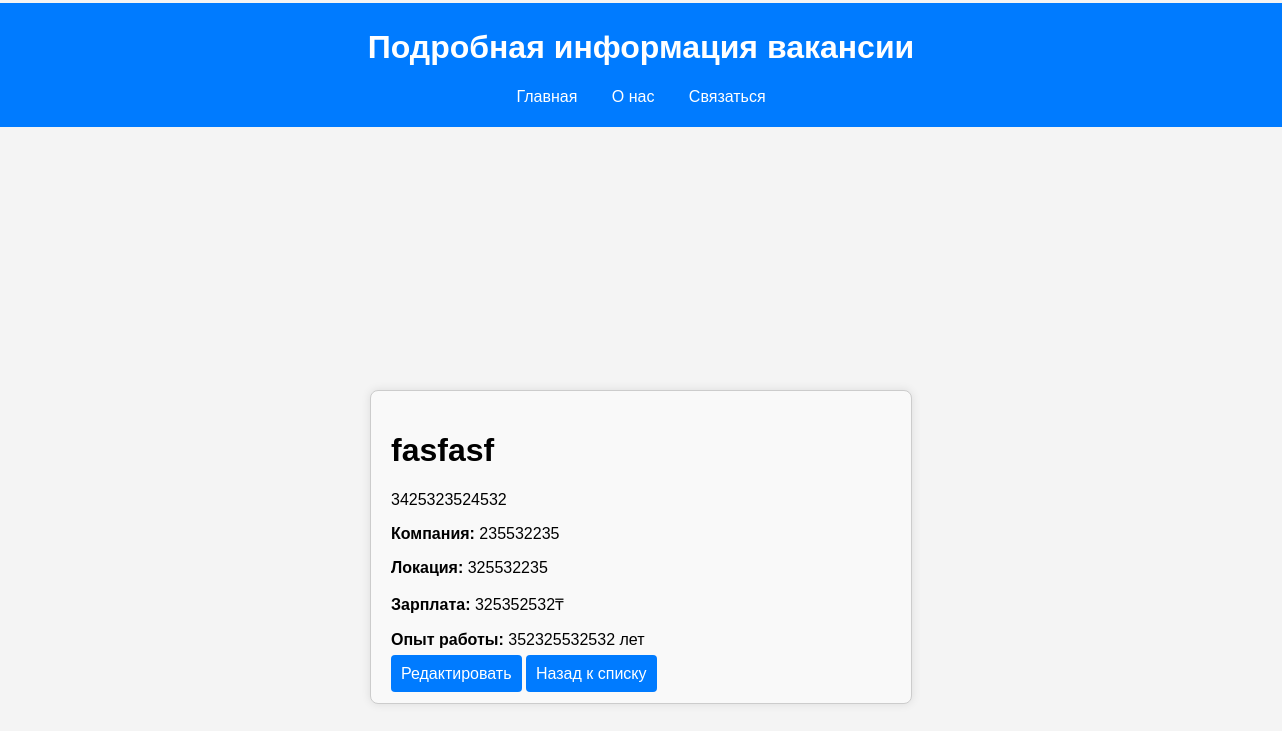
/vacancy/21/, run on the app's committed database.
### blog/models.py (models this page shows, shortened)
class Vacancy(models.Model):
    STATUS_CHOICES = [
        ('moderation', 'На модерации'),
        ('published', 'Опубликовано'),
        ('rejected', 'Отклонено'),
    ]
    title = models.CharField(max_length=255, verbose_name="Название")
    description = models.TextField(verbose_name="Описание")
    company = models.CharField(max_length=255, verbose_name="Компания")
    location = models.CharField(max_length=255, verbose_name="Местоположение", default="")
    status = models.CharField(max_length=20, choices=STATUS_CHOICES, default='moderation', verbose_name="Статус")
    salary = models.CharField(max_length=100, verbose_name="Зарплата", blank=True, null=True)
    experience = models.CharField(max_length=100, verbose_name="Опыт работы", blank=True, null=True)
    class Meta:
        verbose_name = "Вакансия"
        verbose_name_plural = "Вакансии"

### blog/views.py (the view)
# urls.py: path('vacancy/<int:pk>/', views.vacancy_detail, name='vacancy_detail'),
def vacancy_detail(request, pk):
    vacancy = get_object_or_404(Vacancy, pk=pk)
    return render(request, 'vacancy_detail.html', {'vacancy': vacancy})

### blog/templates/vacancy_detail.html (shortened to what this page needs)
{% load static %}
<!DOCTYPE html>
<html lang="en">
<head>
    <link rel="stylesheet" href="{% static 'css/style.css' %}">
</head>
<body>
</head>
<body>
  <header>
    <div class="shapka" >
    <h1>Подробная информация вакансии</h1>
    <nav>
      <ul>
        <li><a href="{% url 'home_page' %}">Главная</a></li>
        <li><a href="{% url 'about_page' %}">О нас</a></li>
        <li><a href="{% url 'contact_page' %}">Связаться</a></li>
      </ul>
    </nav>
  </div>
  </header>
  <main>
    <div class="form-container">
        <form method="post" class="vacancy-form">
        <h1>{{ vacancy.title }}</h1>
        <p>{{ vacancy.description }}</p>
        <p><strong>Компания:</strong> {{ vacancy.company }}</p>
        <p><strong>Локация:</strong> {{ vacancy.location }}</p>
        <p><strong>Зарплата:</strong> {{ vacancy.salary }}₸</p>
        <p><strong>Опыт работы:</strong> {{ vacancy.experience }} лет</p>
<a href="{% url 'vacancy_update' vacancy.pk %}">Редактировать</a>
<a href="{% url 'home_page' %}">Назад к списку</a>
    </form>
    </div>
</body>
</html>

### blog/static/css/style.css (style rules this page uses)
body { font-family: Arial, sans-serif; margin: 0; padding: 0; background-color: #f4f4f4; }
header { background-color: #007bff; padding: 5px; text-align: center; color: white; margin-left: -10%; margin-right: -10%; margin-top: -3.1%; }
nav ul { list-style: none; padding: 0; }
nav ul li { display: inline; margin: 0 15px; }
nav ul li a { color: white; text-decoration: none; }
body { font-family: Arial, sans-serif; margin: 20px; padding: 20px; }
.form-container { display: flex; justify-content: center; align-items: center; min-height: 100vh; flex-direction: column; padding: 20px; }
.vacancy-form { width: 100%; max-width: 500px; padding: 20px; border: 1px solid #ccc; border-radius: 8px; background-color: #f9f9f9; box-shadow: 0 0 10px rgba(0, 0, 0, 0.1); }
.vacancy-form a { width: 100%; padding: 10px; background-color: #007bff; color: white; border: none; border-radius: 4px; cursor: pointer; margin-bottom: 5px; text-decoration: none; }

### data on the page
Vacancy: title "fasfasf", description "3425323524532", company "235532235", location "325532235", salary "325352532", experience "352325532532"
